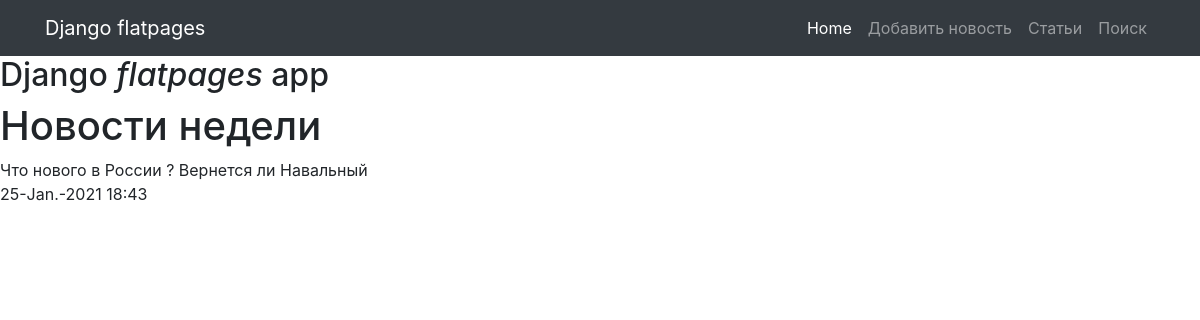
Page /posts/3 on the committed database.
### news/models.py (models this page shows, shortened)
class Post(models.Model):
    author_id =models.ForeignKey(Author, on_delete=models.CASCADE, verbose_name='Автор')
    its_post =models.BooleanField(default=True)
    insertdt = models.DateTimeField(auto_now_add=True)
    category_id = models.ManyToManyField(Category,through='PostCategory',null=True,blank=True)
    caption =models.CharField(max_length=255)
    text = models.TextField()
    rating =models.IntegerField(default=0)

### news/views.py (the view)
# urls.py: path('<int:pk>',PostContent.as_view(),name='post_detail'),
class PostContent(DetailView):
    model = Post
    template_name = 'post.html'
    context_object_name = 'post'

### templates/post.html (shortened to what this page needs)
{% extends 'flatpages/default.html' %}
{% block content %}
<h1>{{ post.caption}}</h1>
{{post.text }}<br>
{{post.insertdt|date:'d-N-Y H:i'}}
{% endblock content %}

### rows in the picture
Post: caption "Новости недели", text "Что нового в России ? Вернется ли Навальный", insertdt "25-Jan.-2021 18:43"
